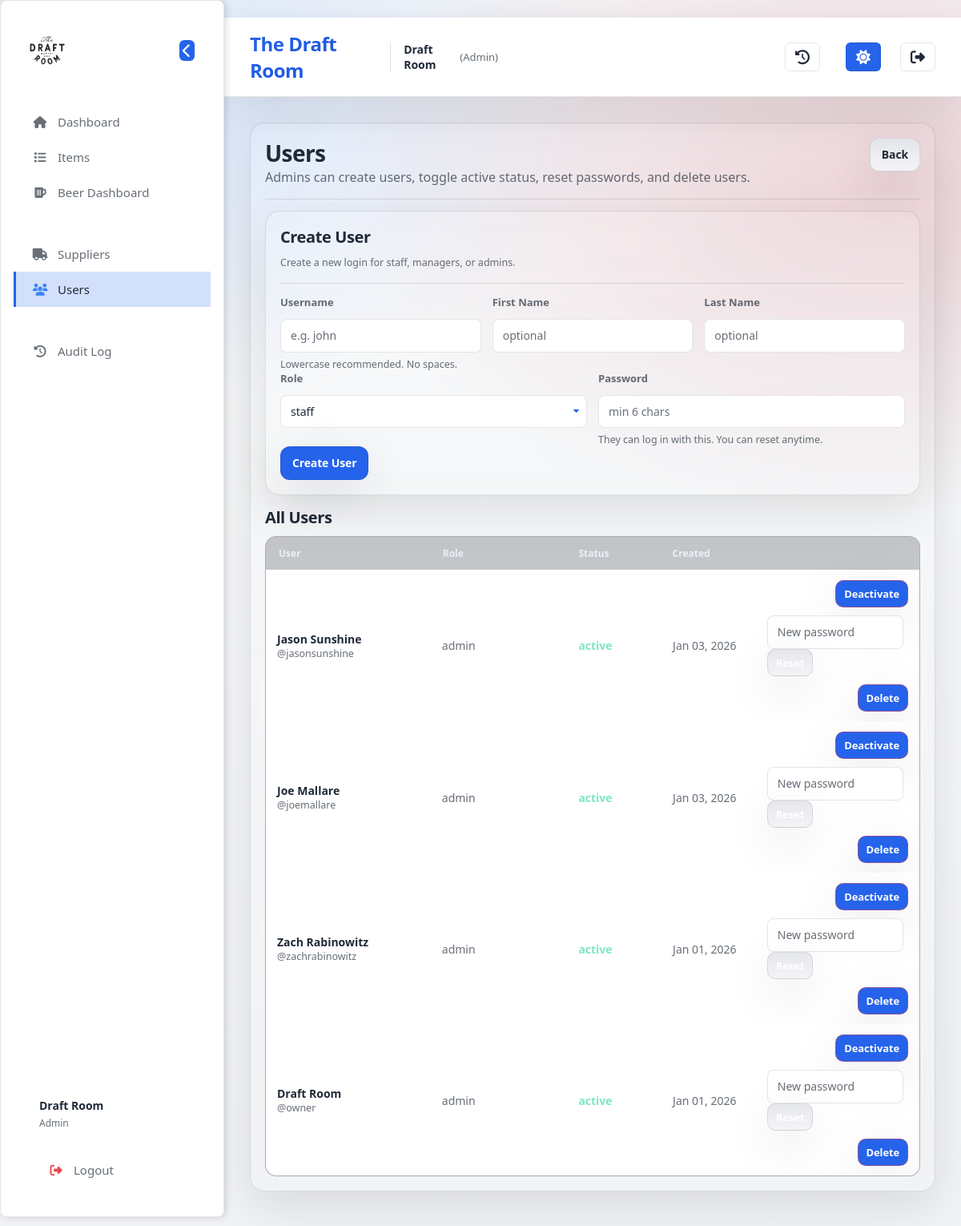
The page /users (signed in) on the database as committed earlier.
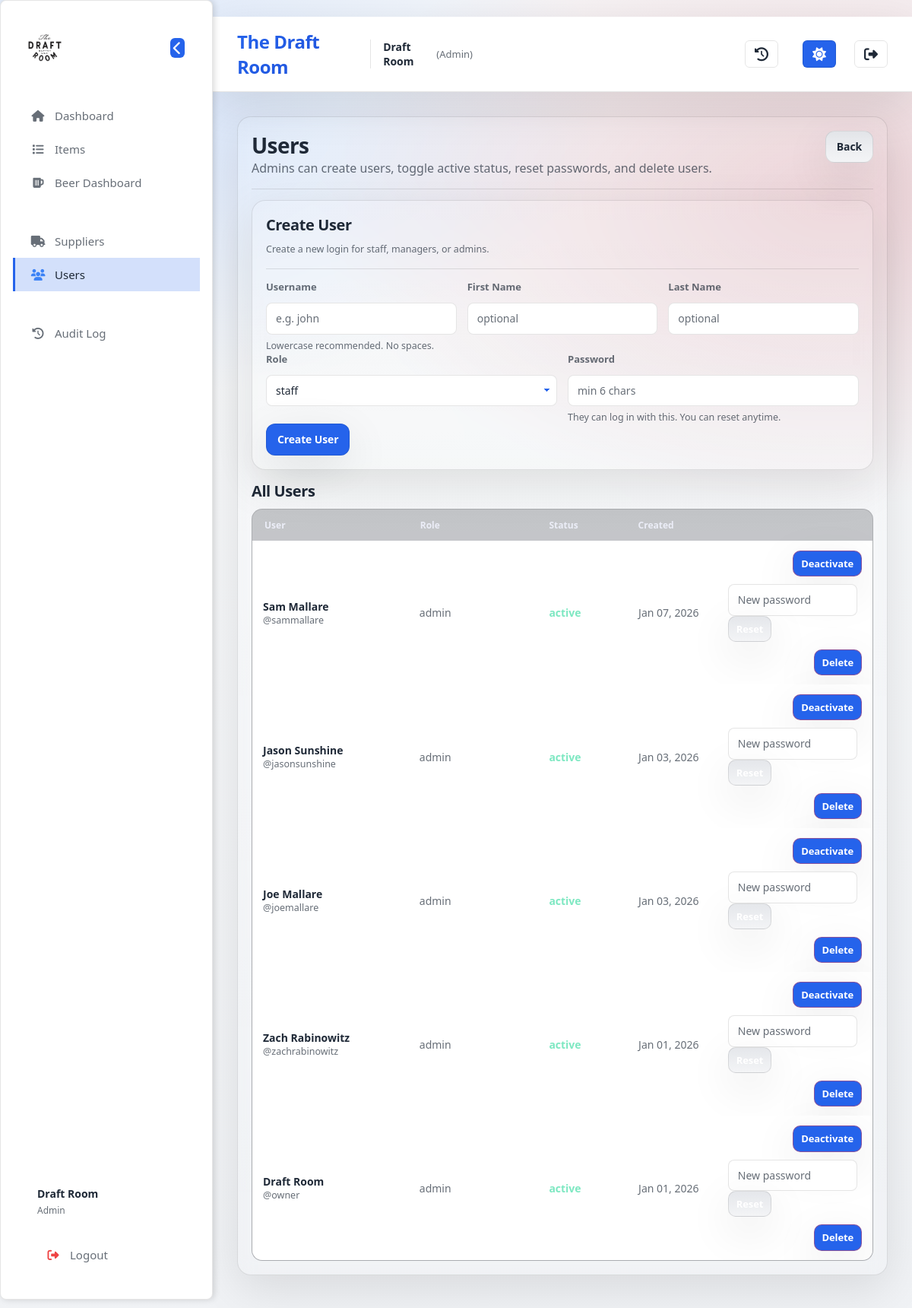
The same page on the database as committed later.
### app.py (models this page shows)
class User(db.Model):
    __tablename__ = "users"
    id = db.Column(db.Integer, primary_key=True)
    username = db.Column(db.String(80), unique=True, nullable=False)
    first_name = db.Column(db.String(80), nullable=True)
    last_name = db.Column(db.String(80), nullable=True)
    password_hash = db.Column(db.String(255), nullable=False)
    role = db.Column(db.String(20), nullable=False, default="staff")
    is_active = db.Column(db.Boolean, nullable=False, default=True)
    created_at = db.Column(db.DateTime, nullable=False, default=utcnow)
    def display_name(self) -> str:
        full = f"{(self.first_name or '').strip()} {(self.last_name or '').strip()}".strip()
        return full if full else self.username

### app.py (the view)
@app.get("/users")
def users_page():
    guard = require_admin()
    if guard:
        return guard
    users = User.query.order_by(User.created_at.desc(), User.id.desc()).all()
    return render_template("users.html", users=users)

### app.py (called while the page is built)
def role_rank(role: str | None) -> int:
    if not role:
        return 0
    return ROLE_RANK.get(role.strip().lower(), 0)

def current_user() -> Optional["User"]:
    uid = session.get("user_id")
    if not uid:
        return None
    try:
        return User.query.get(int(uid))
    except Exception:
        return None

def current_user_role() -> str:
    if session.get("break_glass_admin") is True:
        return "admin"
    u = current_user()
    if not u:
        return ""
    return (u.role or "").lower()

def is_logged_in() -> bool:
    return (session.get("break_glass_admin") is True) or (session.get("user_id") is not None)

def can_manage_users() -> bool:
    return current_user_role() == "admin"

def can_edit_inventory() -> bool:
    return role_rank(current_user_role()) >= ROLE_RANK["manager"]

def require_admin():
    if not is_logged_in():
        return redirect("/login")
    if session.get("break_glass_admin") is True:
        return None
    if not can_manage_users():
        flash("Admin required.", "error")
        return redirect("/")
    return None

### templates/users.html (shortened to what the changed rows need)
{% extends "base.html" %}
{% block content %}
<section class="card">
  <div class="cardhead">
    <div>
      <h1>Users</h1>
    </div>
  </div>
  <div class="card" style="margin-bottom:14px;">
    <div class="cardhead" style="align-items:flex-start;">
      <div>
        <h2 style="margin:0 0 6px 0;">Create User</h2>
      </div>
    </div>
  </div>
  <h2 style="margin-bottom:10px;">All Users</h2>
  {% if users and users|length > 0 %}
    <div class="table users-table">
      {% for u in users %}
        <div class="row users-row users-row-desktop">
          <div>
            <div class="strong">{{ u.display_name() }}</div>
            <div class="muted smalltxt">@{{ u.username }}</div>
          </div>
          <div class="muted">{{ u.role }}</div>
          <div class="muted">
            {% if u.is_active %}
              <span class="strong" style="color: #7ee8c2;">active</span>
            {% else %}
              <span class="strong" style="color: #ff9eaa;">inactive</span>
            {% endif %}
          </div>
          <div class="muted">{{ u.created_at.strftime("%b %d, %Y") }}</div>
          <div class="row-actions users-actions">
            <form method="POST" action="/users/{{ u.id }}/toggle_active" class="inline">
              {% if u.is_active %}
                <button class="btn small danger" type="submit"
                        onclick="return confirm('Deactivate this user?')">Deactivate</button>
              {% else %}
                <button class="btn small" type="submit"
                        onclick="return confirm('Reactivate this user?')">Reactivate</button>
              {% endif %}
            </form>
            <form method="POST" action="/users/{{ u.id }}/reset_password" class="inline users-reset"
                  onsubmit="return confirm('Reset password for {{ u.username }}?');">
              <input class="input users-reset-input" name="new_password" type="password" placeholder="New password" required autocomplete="new-password">
              <button class="btn small" type="submit">Reset</button>
            </form>
            <form method="POST" action="/users/{{ u.id }}/delete" class="inline">
              <button class="btn small danger" type="submit"
                      onclick="return confirm('Delete this user? This cannot be undone.');">Delete</button>
            </form>
          </div>
        </div>
      {% endfor %}
    </div>
  {% else %}
    <div class="empty">No users found.</div>
  {% endif %}
</section>
{% endblock %}

### templates/base.html (shortened to what this page needs)
<!DOCTYPE html>
<html lang="en">
<head>
  <link rel="stylesheet" href="/static/style.css">
  <link rel="stylesheet" href="https://cdnjs.cloudflare.com/ajax/libs/font-awesome/6.4.0/css/all.min.css">
</head>
<body>
  <aside class="sidebar" id="sidebar">
    <div class="sidebar-header">
      <h2 class="sidebar-brand">
        <img src="{{ url_for('static', filename='favicon.svg') }}" alt="Draft Room Logo" class="sidebar-logo">
      </h2>
      <button class="sidebar-toggle" id="sidebarToggle" title="Collapse sidebar">
        <i class="fas fa-chevron-left"></i>
      </button>
    </div>
    <nav class="sidebar-nav">
      <a href="/" class="nav-item {% if request.path == '/' %}active{% endif %}" data-tooltip="Dashboard">
        <i class="fas fa-home"></i>
        <span>Dashboard</span>
      </a>
      <a href="/items" class="nav-item {% if '/items' in request.path %}active{% endif %}" data-tooltip="Items">
        <i class="fas fa-list"></i>
        <span>Items</span>
      </a>
      <a href="/beers/dashboard" class="nav-item {% if '/beers' in request.path %}active{% endif %}" data-tooltip="Beer Dashboard">
        <i class="fas fa-beer"></i>
        <span>Beer Dashboard</span>
      </a>
      <hr class="nav-divider">
      {% if can_edit_inventory %}
      <a href="/suppliers" class="nav-item {% if '/suppliers' in request.path %}active{% endif %}" data-tooltip="Suppliers">
        <i class="fas fa-truck"></i>
        <span>Suppliers</span>
      </a>
      <a href="/users" class="nav-item {% if '/users' in request.path %}active{% endif %}" data-tooltip="Users">
        <i class="fas fa-users"></i>
        <span>Users</span>
      </a>
      {% endif %}
      {% if auth_role == "admin" %}
      <hr class="nav-divider">
      <a href="/audit" class="nav-item {% if '/audit' in request.path %}active{% endif %}" data-tooltip="Audit Log">
        <i class="fas fa-history"></i>
        <span>Audit Log</span>
      </a>
      {% endif %}
    </nav>
    <div class="sidebar-footer">
      {% if current_user %}
      <div class="user-info">
        <div class="user-name">
          {% if current_user.first_name or current_user.last_name %}
            {{ current_user.first_name }} {{ current_user.last_name }}
          {% else %}
            {{ current_user.username }}
          {% endif %}
        </div>
        <div class="user-role">{{ auth_role.title() if auth_role else 'User' }}</div>
      </div>
      <a href="/logout" class="nav-item logout" data-tooltip="Logout">
        <i class="fas fa-sign-out-alt"></i>
        <span>Logout</span>
      </a>
      {% endif %}
    </div>
  </aside>
  <main class="main-content">
    <header class="topbar">
      <div class="topbar-brand">
        <h1>The Draft Room</h1>
        {% if current_user %}
          <div class="topbar-brand-user">
            <span class="brand-user-name">
              {% if current_user.first_name or current_user.last_name %}
                {{ current_user.first_name }} {{ current_user.last_name }}
              {% else %}
                {{ current_user.username }}
              {% endif %}
            </span>
            <span class="brand-user-role">({{ auth_role.title() if auth_role else 'User' }})</span>
          </div>
        {% endif %}
      </div>
      {% if auth_role == "admin" %}
        <a href="/audit" class="audit-btn" title="View audit log">
          <i class="fas fa-history"></i>
        </a>
      {% endif %}
      <button class="theme-toggle" id="themeToggle" title="Toggle light/dark theme">
      </button>
      <a href="/logout" class="logout-btn" title="Logout">
        <i class="fas fa-sign-out-alt"></i>
      </a>
    </header>
    <div class="page-content">
      {% block content %}{% endblock %}
    </div>
  </main>
</body>
</html>

Rows that differ between the two databases and show on the page:
added User: display_name "Sam Mallare", username "sammallare", role "admin", is_active "active", created_at "Jan 07, 2026"
